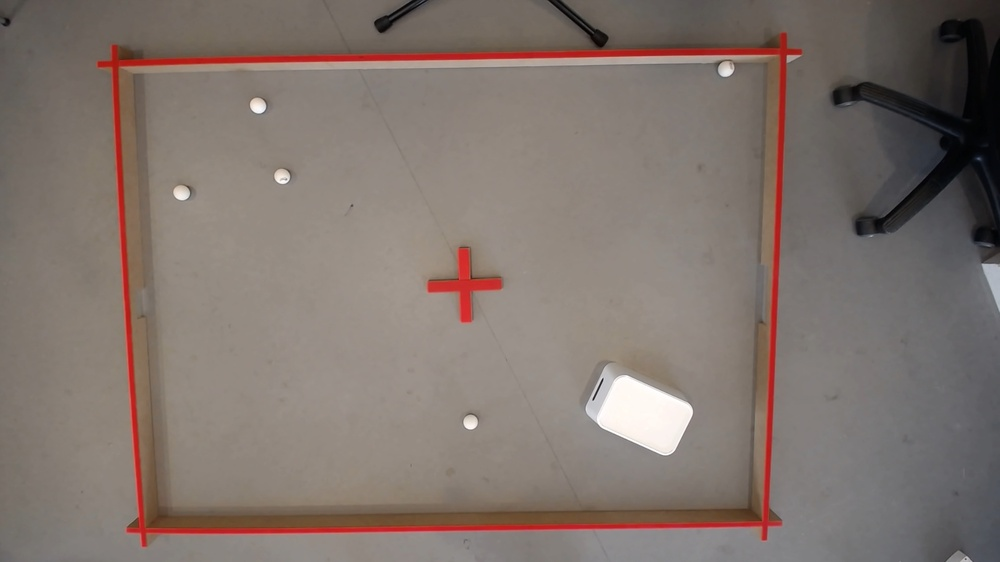
#> input picture train_images/trainImage10.jpg, 1000 x 562 px, shrunk from 1920 x 1080 before the run; its folder holds only this picture in this run
$ python DataSetMerger.py
#> lines starting #> are read from the running program, lines starting #| are printed output that depends on the picture
import os
import shutil

import cv2

imageDir = r"C:\Users\Rasmus\Desktop\outputimageTest"


for fileName in os.listdir("train_images"):
    counter = 0
    img = cv2.imread(f"train_images/{fileName}")
#> img is the input picture: shape (562, 1000, 3); mean B, G, R 109.6, 116.1, 128.3
    img = cv2.rotate(img,cv2.ROTATE_90_CLOCKWISE)
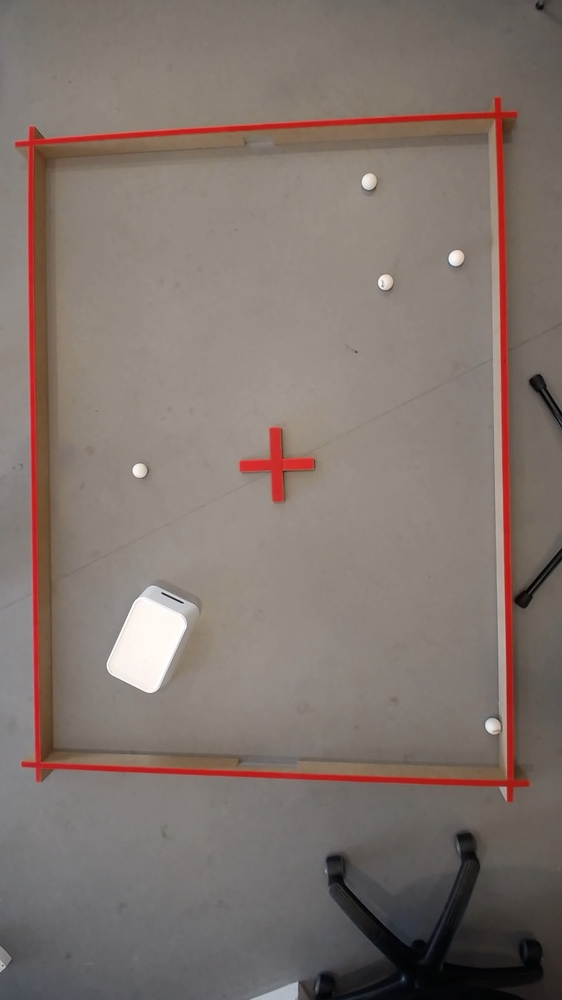
#> img: shape (1000, 562, 3); mean B, G, R 109.6, 116.1, 128.3
    cv2.imwrite(f"train_images/{counter}{fileName}",img)
    counter +=1
    img = cv2.rotate(img,cv2.ROTATE_90_CLOCKWISE)
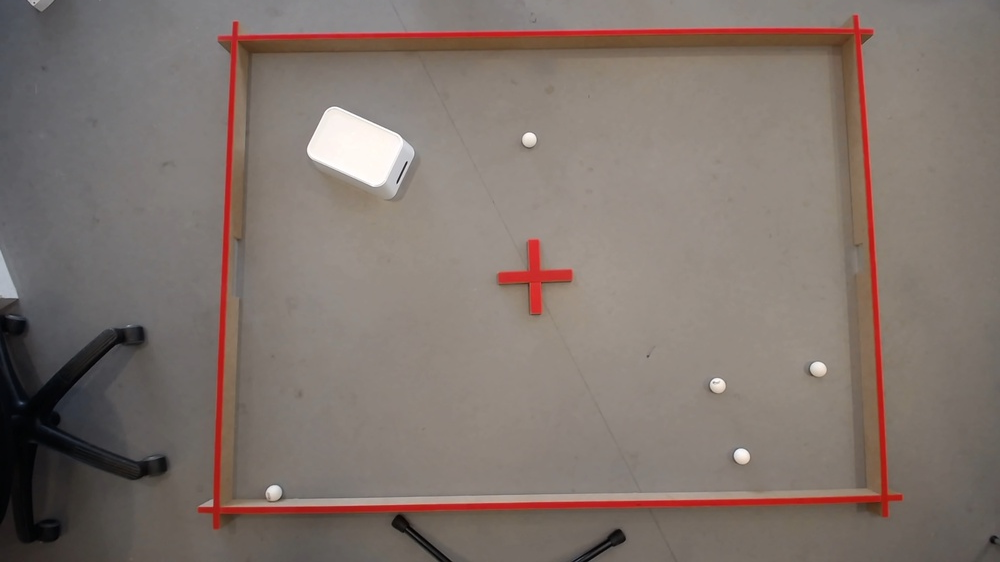
#> img: shape (562, 1000, 3); mean B, G, R 109.6, 116.1, 128.3
    cv2.imwrite(f"train_images/{counter}{fileName}",img)
    counter +=1
    img = cv2.rotate(img,cv2.ROTATE_90_CLOCKWISE)
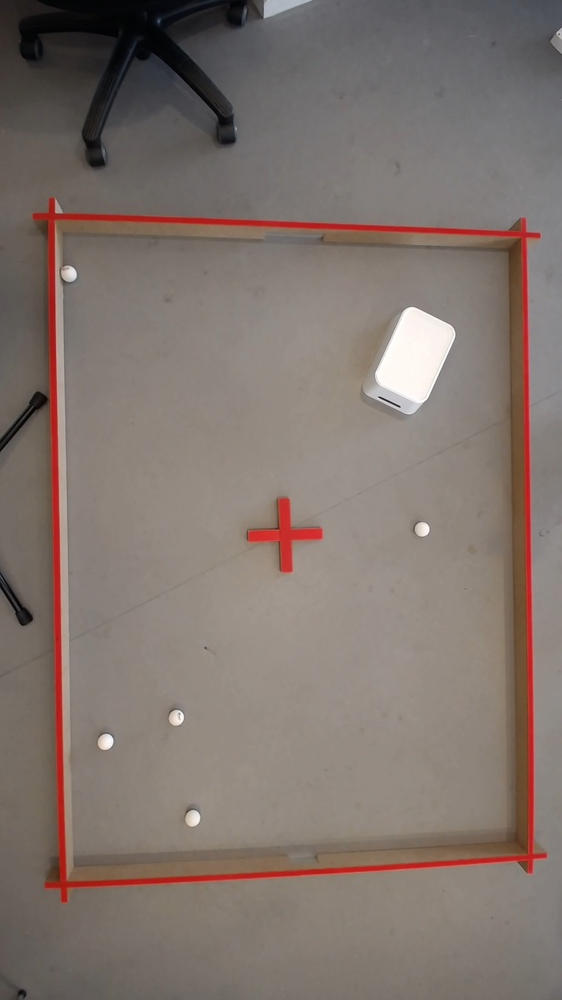
#> img: shape (1000, 562, 3); mean B, G, R 109.6, 116.1, 128.3
    cv2.imwrite(f"train_images/{counter}{fileName}",img)
    counter +=1

$ run again, on train_images/trainImage100.jpg
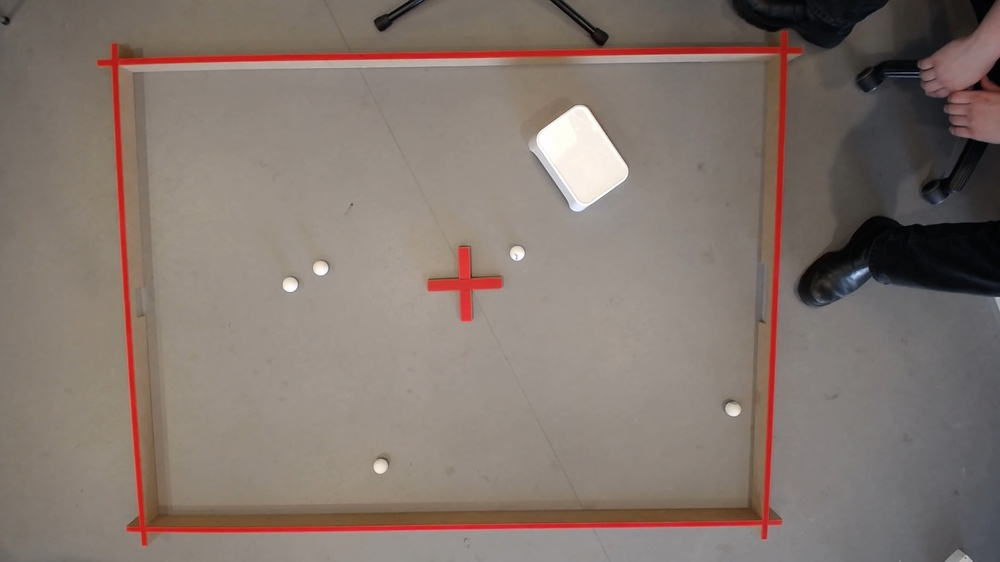
#> input picture train_images/trainImage100.jpg, 1000 x 562 px, shrunk from 1920 x 1080 before the run
#> img is the input picture: shape (562, 1000, 3); mean B, G, R 110.2, 117.8, 131
#> `img = cv2.rotate(img,cv2.ROTATE_90_CLOCKWISE)`:
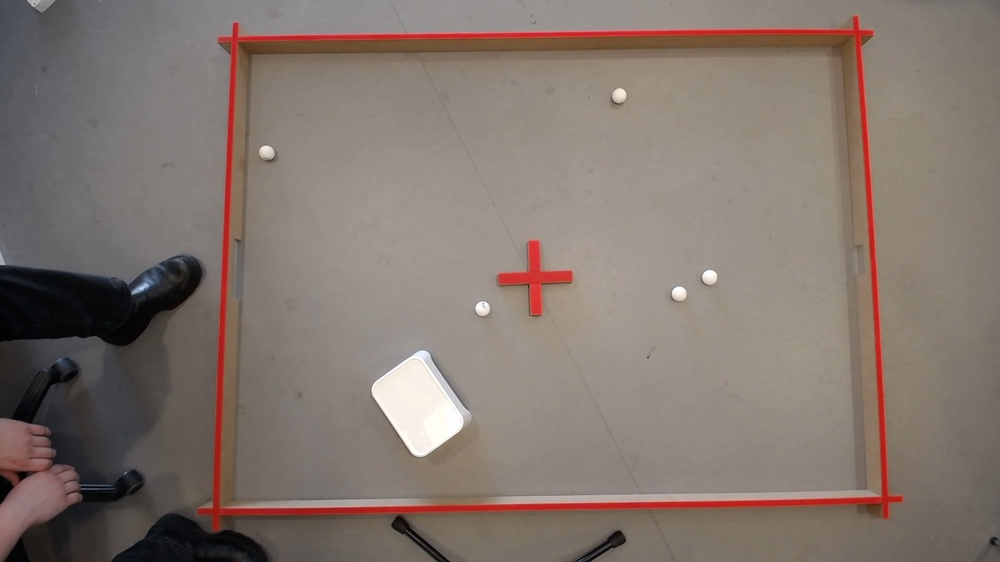
#> img: shape (562, 1000, 3); mean B, G, R 110.2, 117.8, 131
#> `img = cv2.rotate(img,cv2.ROTATE_90_CLOCKWISE)`:
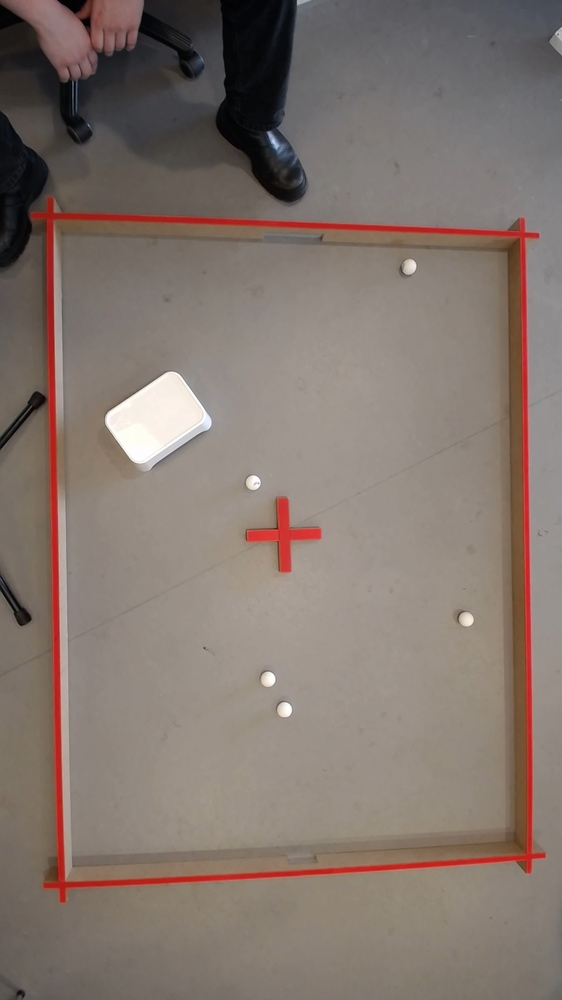
#> img: shape (1000, 562, 3); mean B, G, R 110.2, 117.8, 131
